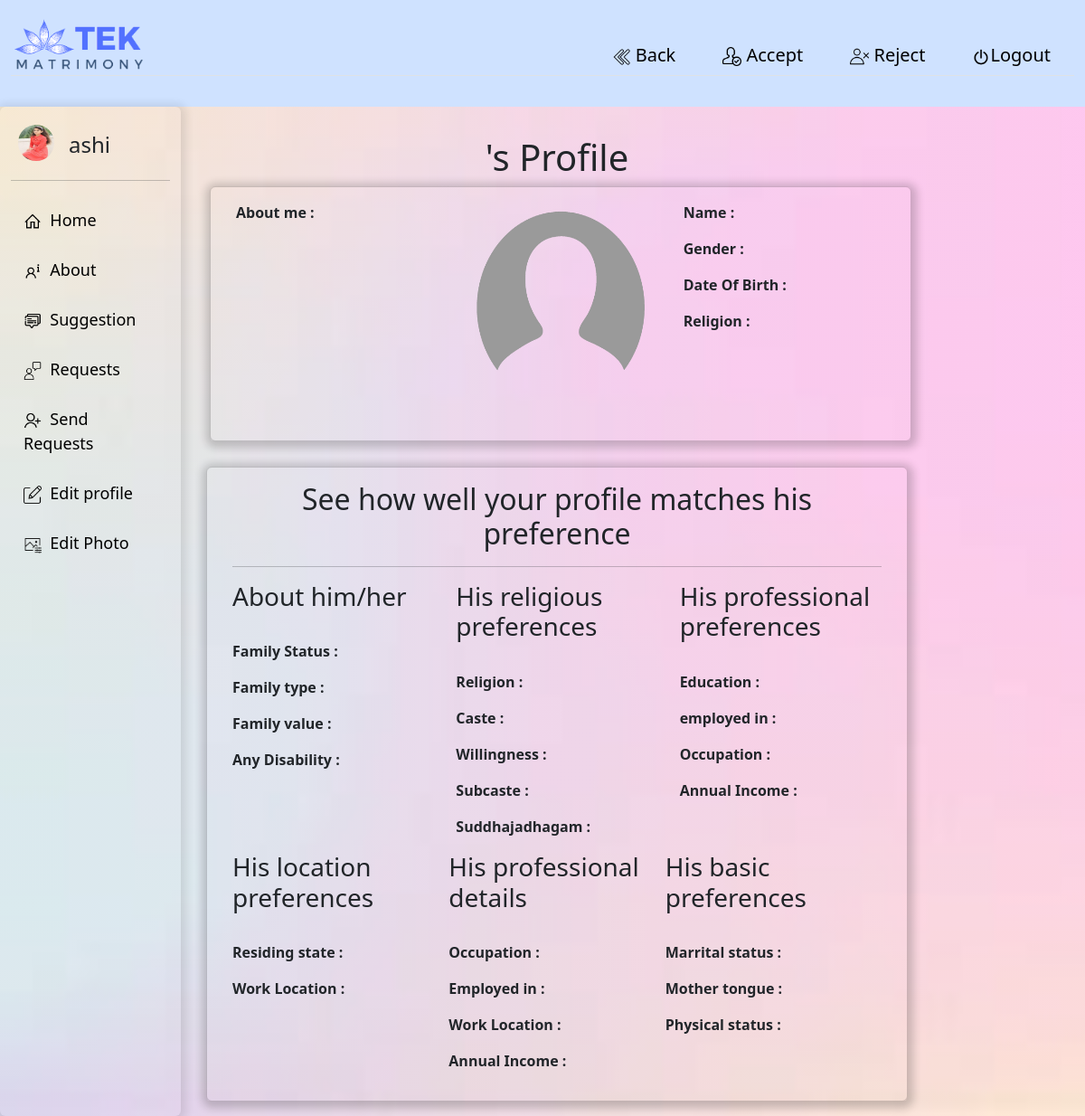
The app's page /request11.php (signed in) with its own data.
### tables this page shows
CREATE TABLE `wedding` (
  `id` int(11) NOT NULL,
  `select` varchar(100) NOT NULL,
  `name` varchar(100) NOT NULL,
  `gender` varchar(100) NOT NULL,
  `mobile` varchar(11) NOT NULL,
  `dob` date NOT NULL,
  `religion` varchar(100) NOT NULL,
  `mother` varchar(100) NOT NULL,
  `email` varchar(100) NOT NULL,
  `password` varchar(100) NOT NULL,
  `caste` varchar(100) NOT NULL,
  `subcaste` varchar(100) NOT NULL,
  `gothram` varchar(100) NOT NULL,
  `suddha` varchar(100) NOT NULL,
  `marital` varchar(100) NOT NULL,
  `childrens` varchar(100) NOT NULL,
  `living` varchar(100) NOT NULL,
  `famstatus` varchar(100) NOT NULL,
  `famtype` varchar(100) NOT NULL,
  `famvalue` varchar(100) NOT NULL,
  `disability` varchar(100) NOT NULL,
  `highestedu` varchar(100) NOT NULL,
  `education` varchar(100) NOT NULL,
  `employed` varchar(100) NOT NULL,
  `occupation` varchar(100) NOT NULL,
  `annual` varchar(100) NOT NULL,
  `amount` varchar(100) NOT NULL,
  `location` varchar(100) NOT NULL,
  `state` varchar(100) NOT NULL,
  `comments` varchar(300) NOT NULL,
  `picture` varchar(100) NOT NULL,
  `randmcd` varchar(100) NOT NULL
);

### request11.php (the view, shortened to what this page needs)
<!doctype html>
<html lang="en">
<head>
  <link href="https://cdn.jsdelivr.net/npm/bootstrap@5.3.2/dist/css/bootstrap.min.css" rel="stylesheet"
>
</head>
<body style="background-image:linear-gradient(rgb(255,192,203,0.3)100%,rgb(255,192,203,0.3)100%),url('img/log04.jpg'); min-height: 800px; background-size: 100% 100%; background-repeat: no-repeat; background-position: center;" class="w-100">
  <?php
  require(__DIR__ . '/matbase.php');
  $eee4 = $connect->prepare("select * from wedding where email='$_SESSION[loger]'");
  $eee4->execute();
  $sss6 = $eee4->fetch();
    ?>
  <div class="container-fluid">
    <div class="row bg-primary-subtle">
      <div class="mt-3 mb-3">
        <div class="nav-scroller py-1 mb-3 border-bottom">
        <img src="img/tekmat.png" style="background-color: transparent; width:150px";/>
          <nav class="nav float-end" style="font-size: 12px">
          <a href="admin8.php"> <button class="m-3 btnnn"><img src="img/left-arrows.png" width="20px" alt=""> Back</button> </a>
            <a href="#"><button class="btnnn m-3" onclick="accept('accept')" ><img src="img/verified-user.png"  width="21px" alt=""> Accept</button> </a>
            <a href="#"><button class="btnnn m-3" onclick="reject('reject')" ><img src="img/delete-friend.png" width="21px" alt=""> Reject</button> </a>
            <a href="index.php?xyz"><button class="m-3 btnnn"><img src="img/turn-off.png" width="20px" alt="">Logout</button></a>
          </nav>
        </div>
      </div>
    </div>
</div>
    <div class="container-fluid">
  <div class="row">
      <div id="sidebar" class="sidebar col-sm-2 col-md-2 col-xl-2 rounded">
        <div class=" col-md-3 d-flex">
          <div>
          <?php
          if($sss6['picture']!="")
          {
            ?>
          <img class="rounded-circle  mx-2" src="img/<?php print $sss6['picture']; ?>"  alt="" width="40px" height="40px" style="border-radius: 5px;" >
            <?php
          }
          else
          {
            ?>
           <div class="d-flex justify-content-center align-items-center">
            <img  class="rounded  mx-2" src="img/avatar.png" width="40px" alt="Empty" height="40px"></div>
            <?php
          }
        ?>
    </div>
    <div><h4 class="my-2 mx-2"><?php print $sss6['name']; ?></h4></div>
        </div>
        <hr>
        <a href="admin8.php"> <img src="img/icons8-home-32.png" width="20px">&nbsp;&nbsp;Home</a>
        <a href="aboutme.php"> <img src="img/icons8-more-info-32.png" width="20px">&nbsp;&nbsp;About</a>
        <a href="suggest.php"> <img src="img/suggestion.png" width="20px">&nbsp;&nbsp;Suggestion</a>
        <a href="request.php"> <img src="img/customer.png" width="20px">&nbsp;&nbsp;Requests</a>
        <a href="sendrqst.php"> <img src="img/add-user.png" width="20px">&nbsp;&nbsp;Send Requests</a>
        <a href="view11.php"> <img src="img/edit.png" width="20px">&nbsp;&nbsp;Edit profile</a>
        <a href="uploto1.php"> <img src="img/icons8-photo-editor-50.png" width="20px">&nbsp;&nbsp;Edit Photo</a>
      </div>
      <div class="col-lg-12 col-md-8 col-sm-6 col-xl-8 m-3 rounded">
    <div class="text-center mt-3">
      <h1><?php print $requestedProfile['name']; ?>'s Profile</h1>
    </div>
    <div>
    <div class="col-lg-12 col-md-8 col-sm-6 col-xl-12 card m-1 rounded">
      <div class="row m-3">
        <div class="col-md-4">
          <p><b> About me : </b>
          </p>
        </div>
        <div class="col-md-4">
          <?php
          if($requestedProfile['picture']!="")
          {
            ?>
          <img src="img/<?php print $requestedProfile['picture']; ?>" width="200px" height="200px" class="rounded-circle " />
            <?php
          }
          else
          {
            ?>
           <div class="d-flex justify-content-center align-items-center">
            <img  class="rounded  mx-2" src="img/avatar.png" width="200px" alt="Empty" height="200px"></div>
            <?php
          }
        ?>
        </div>
        <div class="col-md-4">
          <p><b> Name : </b>
          </p>
          <p><b> Gender : </b>
          </p>
          <p><b> Date Of Birth : </b>
          </p>
          <p><b> Religion : </b>
          </p>
</div>
</div>
<br><br>
        </div>
        <div class="row">
        <div class="col-lg-12 grid-margin stretch-card"><br>
          <div class="card">
            <div class="card-body">
              <div class="container">
                <div>
                  <h2 class="text-center">See how well your profile matches his preference</h2>
                </div>
                <hr>
                <div class="row">
                  <div class="col-md-4">
                    <h3>About him/her</h3><br>
                    <p><b>Family Status : </b>
                      <?php print $requestedProfile['famstatus']; ?><br>
                    </p>
                    <p><b>Family type : </b>
                      <?php print $requestedProfile['famtype']; ?><br>
                    </p>
                    <p><b>Family value : </b>
                      <?php print $requestedProfile['famvalue']; ?><br>
                    </p>
                    <p><b>Any Disability : </b>
                    </p>
                  </div>
                  <br>
                  <div class="col-md-4">
                    <h3>His religious preferences</h3><br>
                    <table class="f">
                      <p><b>Religion : </b>
                      </p>
                      <p><b>Caste : </b>
                      </p>
                      <p><b>Willingness : </b>
                      </p>
                      <p><b>Subcaste : </b>
                      </p>
                      <p><b>Suddhajadhagam : </b>
                      </p>
                    </table>
                  </div><br>
                  <div class="col-md-4">
                    <h3>His professional preferences</h3><br>
                    <table class="oo">
                      <p><b>Education : </b>
                      </p>
                      <p><b>employed in : </b>
                      </p>
                      <p><b>Occupation : </b>
                      </p>
                      <p><b>Annual Income : </b>
                      </p>
                    </table>
                  </div><br>
                  <div class="row">
                    <div class="col-md-4">
                      <h3>His location preferences</h3><br>
                      <table class="g">
                        <p><b>Residing state : </b>
                        </p>
                        <p><b>Work Location : </b>
                        </p>
                      </table>
                    </div>
                    <div class="col-md-4">
                      <h3><i class="mdi mdi-tie"></i> His professional details</h3><br>
                      <p><b>Occupation : </b>
                      </p>
                      <p><b>Employed in : </b>
                      </p>
                      <p><b>Work Location : </b>
                      </p>
                      <p><b>Annual Income : </b>
                      </p>
                    </div>
                    <div class="col-md-4">
                      <h3>His basic preferences</h3><br>
                      <p><b>Marrital status : </b>
                      </p>
                      <p><b>Mother tongue : </b>
                      </p>
                      <p><b>Physical status : </b>
                      </p>
                    </div>
                  </div>
                </div>
              </div>
            </div>
          </div>
        </div>
      </div>
    </div>
</div>
    </div>
    </div>
</body>
</html>

### request11.php (style rules this page uses)
.card { box-shadow: 1px 2px 10px 5px rgba(20,20,20,0.2); background-color: transparent; }
.btnnn { border: none; padding: 10px; background-color: transparent; font-size: 20px; border-radius: 10px; transition-duration: 0.6s; }
.sidebar { top: 0; left: 0; background-color: transparent; padding-top: 20px; overflow-y: auto; box-shadow: 1px 2px 10px 5px rgba(20, 20, 20, 0.1); }
.sidebar a { padding: 14px; text-align: left; color: black; text-decoration: none; font-size: 18px; display: block; border-radius: 10px; }

### records on screen
wedding: picture (picture), name "ashi"
